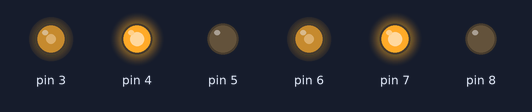
A sketch run on a simulated Arduino Uno, built with avr-gcc and run on an emulated ATmega328P. On the bench: output pins drawn as LEDs (lit = HIGH).

Above: at 0.05 s.
At 4.05 s:
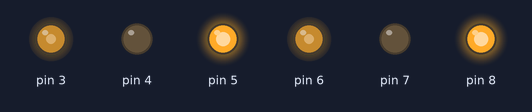
At 7.95 s:
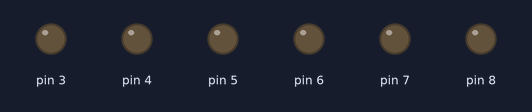
Timing chart, 0 to 10.4 s (numbered marks = the images above):
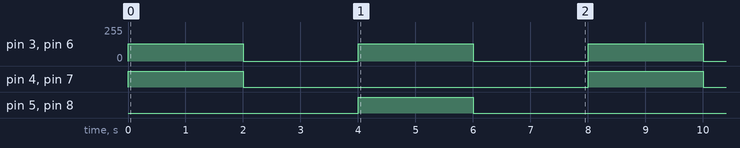

Measured:
- by itself, pin 3, pin 6: alternates 128/255 for 2.0 s and 0/255 for 2.0 s
- by itself, pin 4, pin 5, pin 7, pin 8: alternates HIGH for 2.0 s and LOW for 6.0 s

The sketch:

base_carro_robo.ino
```cpp
#define p1m1 4
#define p2m1 5
#define pvelm1 3
#define p1m2 7
#define p2m2 8
#define pvelm2 6
#define tmp 2000

int vel;

class Motor{
public:
  int p1,p2,pv;
  Motor(int p1, int p2, int v){
    this->p1=p1;
    this->p2=p2;
    this->pv=v;
    pinMode(p1,OUTPUT);
    pinMode(p2,OUTPUT);
    pinMode(pv,OUTPUT);
    digitalWrite(p1,LOW);
    digitalWrite(p2,LOW);
    analogWrite(pv,0);
  }
  void frente(int v){
    digitalWrite(p1,HIGH);
    digitalWrite(p2,LOW);
    analogWrite(pv,v);
  }
  void tras(int v){
    digitalWrite(p1,LOW);
    digitalWrite(p2,HIGH);
    analogWrite(pv,v);
  }
  void para(){
    digitalWrite(p1,LOW);
    digitalWrite(p2,LOW);
    analogWrite(pv,0);
  }
  void freia(){
    digitalWrite(p1,HIGH);
    digitalWrite(p2,HIGH);
    analogWrite(pv,128);
  }
};

Motor *md=new Motor(p1m1,p2m1,pvelm1);
Motor *me=new Motor(p1m2,p2m2,pvelm2);

void setup() {
  vel=128;
}

void loop() {
  md->frente(vel);
  me->frente(vel);
  delay(tmp);
  md->para();
  me->para();
  delay(tmp);
  md->tras(vel);
  me->tras(vel);
  delay(tmp);
  md->para();
  me->para();
  delay(tmp);
}
```
